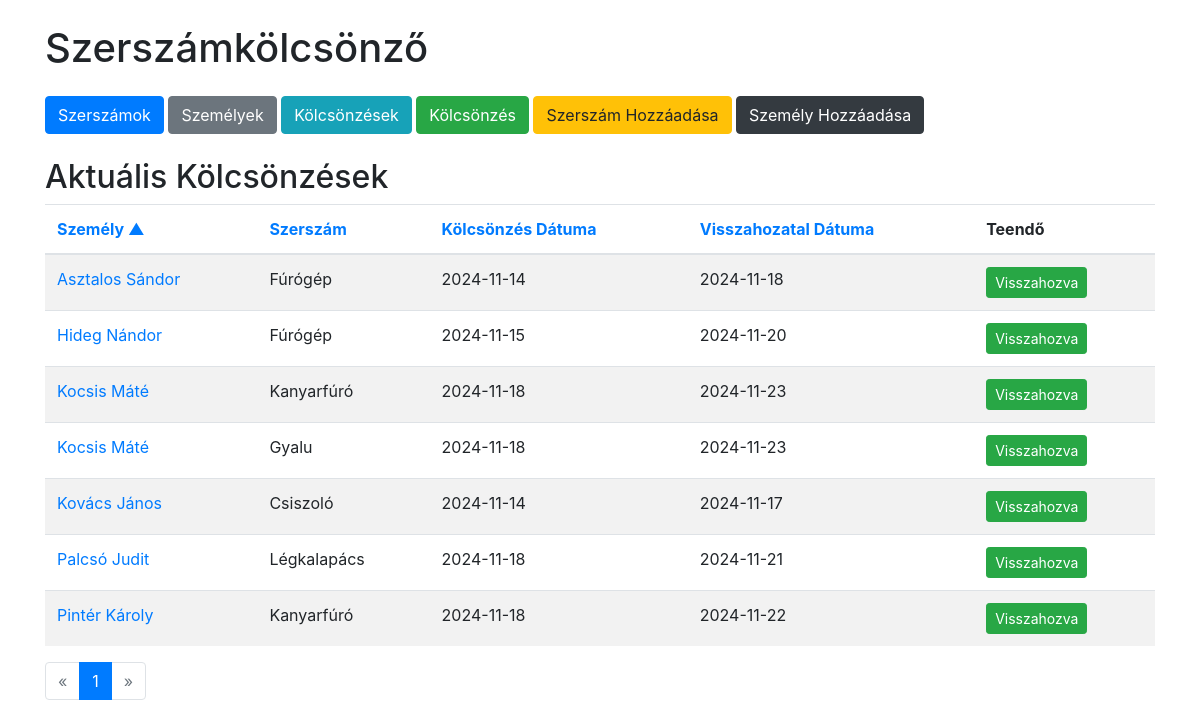
Screenshot of /loans?sort=person_name&order=asc&page=1 with the database file from the repository.
### tables this page shows
CREATE TABLE loans (
            id INTEGER PRIMARY KEY AUTOINCREMENT,
            person_id INTEGER NOT NULL,
            tool_id INTEGER NOT NULL,
            loan_date DATE NOT NULL,
            return_date DATE NOT NULL,
            FOREIGN KEY(person_id) REFERENCES persons(id),
            FOREIGN KEY(tool_id) REFERENCES tools(id)
        );

CREATE TABLE persons (
            id INTEGER PRIMARY KEY AUTOINCREMENT,
            name TEXT NOT NULL,
            address TEXT NOT NULL
        );

CREATE TABLE tools (
            id INTEGER PRIMARY KEY AUTOINCREMENT,
            name TEXT NOT NULL,
            quantity INTEGER NOT NULL
        );

### app.py (the view)
@app.route('/loans')
def loans():
    sort = request.args.get('sort', 'loan_date')
    order = request.args.get('order', 'asc')
    page = int(request.args.get('page', 1))
    per_page = PER_PAGE
    valid_sort_columns = ['person_name', 'tool_name', 'loan_date', 'return_date']
    if sort not in valid_sort_columns:
        sort = 'loan_date'
    if order not in ['asc', 'desc']:
        order = 'asc'
    sort_column_mapping = {
        'person_name': 'persons.name',
        'tool_name': 'tools.name',
        'loan_date': 'loans.loan_date',
        'return_date': 'loans.return_date'
    }
    order_by = f"{sort_column_mapping[sort]} {order.upper()}"
    conn = get_db_connection()
    count_query = '''
        SELECT COUNT(*)
        FROM loans
        JOIN persons ON loans.person_id = persons.id
        JOIN tools ON loans.tool_id = tools.id
    '''
    total = conn.execute(count_query).fetchone()[0]
    total_pages = math.ceil(total / per_page)
    loans_query = f'''
        SELECT loans.id, persons.name AS person_name, tools.name AS tool_name, loans.loan_date, loans.return_date, tools.quantity AS tool_quantity
        FROM loans
        JOIN persons ON loans.person_id = persons.id
        JOIN tools ON loans.tool_id = tools.id
        ORDER BY {order_by}
        LIMIT ? OFFSET ?
    '''
    loans = conn.execute(loans_query, (per_page, (page - 1) * per_page)).fetchall()
    conn.close()
    return render_template('loans.html',
                           loans=loans,
                           current_sort=sort,
                           current_order=order,
                           page=page,
                           total_pages=total_pages)

### app.py (called while the page is built)
def get_db_connection():
    conn = sqlite3.connect(DATABASE)
    conn.row_factory = sqlite3.Row
    return conn

### templates/loans.html (shortened to what this page needs)
{% extends 'base.html' %}
{% block content %}
<h2>Aktuális Kölcsönzések</h2>
<table class="table table-striped">
    <thead>
        <tr>
            <th>
                <a href="{{ url_for('loans', sort='person_name', order='asc' if current_sort != 'person_name' or current_order == 'desc' else 'desc', page=page) }}">
                    Személy
                    {% if current_sort == 'person_name' %}
                        {% if current_order == 'asc' %}
                            &#9650;
                        {% else %}
                            &#9660;
                        {% endif %}
                    {% endif %}
                </a>
            </th>
            <th>
                <a href="{{ url_for('loans', sort='tool_name', order='asc' if current_sort != 'tool_name' or current_order == 'desc' else 'desc', page=page) }}">
                    Szerszám
                </a>
            </th>
            <th>
                <a href="{{ url_for('loans', sort='loan_date', order='asc' if current_sort != 'loan_date' or current_order == 'desc' else 'desc', page=page) }}">
                    Kölcsönzés Dátuma
                </a>
            </th>
            <th>
                <a href="{{ url_for('loans', sort='return_date', order='asc' if current_sort != 'return_date' or current_order == 'desc' else 'desc', page=page) }}">
                    Visszahozatal Dátuma
                </a>
            </th>
            <th>Teendő</th>
        </tr>
    </thead>
    <tbody>
        {% for loan in loans %}
        <tr>
            <td>
                <a href="#" data-toggle="modal" data-target="#personModal" data-id="{{ loan.id }}" class="person-link">{{ loan.person_name }}</a>
            </td>
            <td>
                <span data-toggle="tooltip" data-placement="top" title="Raktárkészlet: {{ loan.tool_quantity }}">{{ loan.tool_name }}</span>
            </td>
            <td>{{ loan.loan_date }}</td>
            <td>{{ loan.return_date }}</td>
            <td>
                <form action="{{ url_for('return_tool', loan_id=loan.id) }}" method="post">
                    <button type="submit" class="btn btn-sm btn-success">Visszahozva</button>
                </form>
            </td>
        </tr>
        {% endfor %}
    </tbody>
</table>
<nav aria-label="Page navigation">
  <ul class="pagination">
    <li class="page-item {% if page == 1 %}disabled{% endif %}">
      <a class="page-link" href="{{ url_for('loans', sort=current_sort, order=current_order, page=page-1) }}" aria-label="Previous">
        <span aria-hidden="true">&laquo;</span>
      </a>
    </li>
    {% for p in range(1, total_pages + 1) %}
    <li class="page-item {% if p == page %}active{% endif %}">
      <a class="page-link" href="{{ url_for('loans', sort=current_sort, order=current_order, page=p) }}">{{ p }}</a>
    </li>
    {% endfor %}
    <li class="page-item {% if page == total_pages %}disabled{% endif %}">
      <a class="page-link" href="{{ url_for('loans', sort=current_sort, order=current_order, page=page+1) }}" aria-label="Next">
        <span aria-hidden="true">&raquo;</span>
      </a>
    </li>
  </ul>
</nav>
{% endblock %}

### rows the page displays
loans: person_name "Asztalos Sándor", tool_name "Fúrógép", loan_date "2024-11-14", return_date "2024-11-18"
loans: person_name "Hideg Nándor", tool_name "Fúrógép", loan_date "2024-11-15", return_date "2024-11-20"
loans: person_name "Kocsis Máté", tool_name "Kanyarfúró", loan_date "2024-11-18", return_date "2024-11-23"
loans: person_name "Kocsis Máté", tool_name "Gyalu", loan_date "2024-11-18", return_date "2024-11-23"
loans: person_name "Kovács János", tool_name "Csiszoló", loan_date "2024-11-14", return_date "2024-11-17"
loans: person_name "Palcsó Judit", tool_name "Légkalapács", loan_date "2024-11-18", return_date "2024-11-21"
loans: person_name "Pintér Károly", tool_name "Kanyarfúró", loan_date "2024-11-18", return_date "2024-11-22"

### other values shown
{{ p }} "1"
